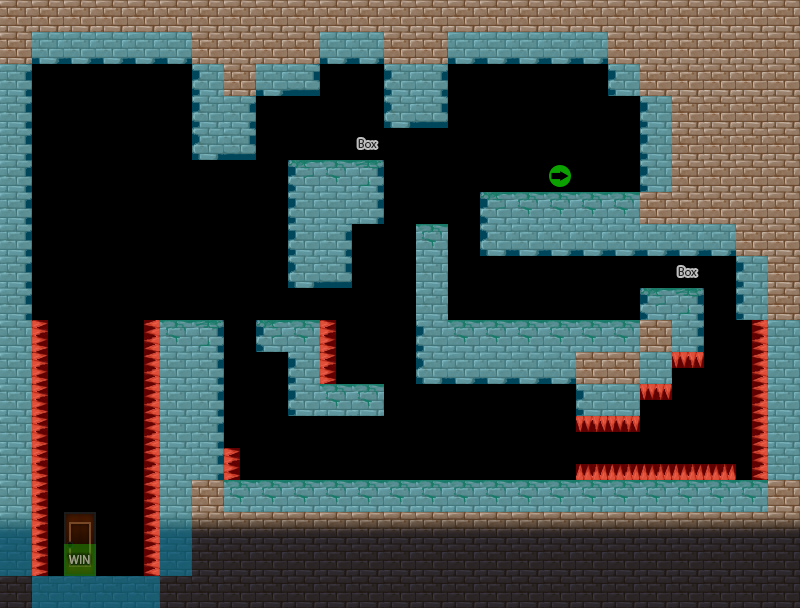

Rendered tile map (Tiled .tmx) drawn with the repository's tilesets; below, a short description and the map source with its tile grids summarised:
An orthogonal 25x19 tile map with 32x32 px tiles, 3 tile layers (150, -100, collision), 2 tilesets.

<map version="1.0" orientation="orthogonal" width="25" height="19" tilewidth="32" tileheight="32">
 <tileset firstgid="1" name="Tileset" tilewidth="32" tileheight="32">
  <image source="tilesets/tileset.png" width="384" height="384" />
 </tileset>
 <tileset firstgid="145" name="collision" tilewidth="32" tileheight="32">
  <image source="tilesets/tiles_collision.png" width="160" height="160" />
 </tileset>
 <layer name="150" width="25" height="19">
  <data>[475 cells, 20 non-empty, 8 distinct tile ids]</data>
 </layer>
 <layer name="-100" width="25" height="19">
  <data>[475 cells, 297 non-empty, 18 distinct tile ids]</data>
 </layer>
 <layer name="collision" width="25" height="19" opacity="0.75">
  <data>[475 cells, 171 non-empty, 8 distinct tile ids]</data>
 </layer>
</map>